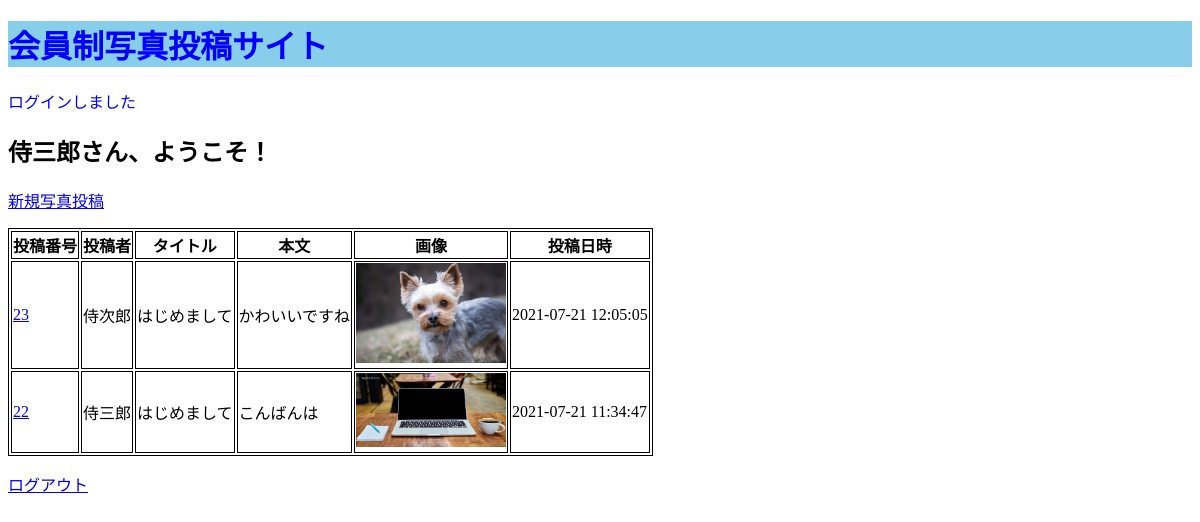
The page /bbs/top.php (signed in) on the database its author committed.
### tables this page shows
CREATE TABLE `posts` (
  `id` int(11) NOT NULL AUTO_INCREMENT,
  `user_id` int(11) NOT NULL,
  `title` varchar(255) NOT NULL,
  `content` varchar(255) NOT NULL,
  `image` varchar(255) NOT NULL,
  `created_at` timestamp NOT NULL DEFAULT CURRENT_TIMESTAMP ON UPDATE CURRENT_TIMESTAMP,
  PRIMARY KEY (`id`),
  KEY `user_id` (`user_id`),
  CONSTRAINT `posts_ibfk_1` FOREIGN KEY (`user_id`) REFERENCES `users` (`id`) ON DELETE CASCADE ON UPDATE CASCADE
);

CREATE TABLE `users` (
  `id` int(11) NOT NULL AUTO_INCREMENT,
  `name` varchar(255) NOT NULL,
  `email` varchar(255) NOT NULL,
  `password` varchar(255) NOT NULL,
  `admin_flag` int(11) NOT NULL,
  `created_at` timestamp NOT NULL DEFAULT CURRENT_TIMESTAMP,
  `updated_at` timestamp NOT NULL DEFAULT '0000-00-00 00:00:00',
  PRIMARY KEY (`id`),
  UNIQUE KEY `email` (`email`)
);

### bbs/top.php (called while the page is built, shortened)
<?php
    $login_user = $_SESSION['login_user'];
    $flash_message = $_SESSION['flash_message'];
    $posts = Post::all();
    include_once 'views/top_view.php';

### bbs/models/Post.php (called while the page is built, shortened)
<?php
    class Post extends Model{
        public static function all(){
            try {
                $pdo = self::get_connection();
                $stmt = $pdo->query('SELECT posts.id, users.name, posts.title, posts.content, posts.image, posts.created_at FROM posts JOIN users ON posts.user_id = users.id ORDER BY posts.id desc');
                $stmt->setFetchMode(PDO::FETCH_CLASS|PDO::FETCH_PROPS_LATE, 'Post');
                $posts = $stmt->fetchAll();
                return $posts;
            } catch (PDOException $e) {
                return 'PDO exception: ' . $e->getMessage();
            }
        }
    }

### bbs/views/top_view.php (the view, shortened to what this page needs)
<!DOCTYPE html>
<html lang="ja">
    <head>
        <link rel="stylesheet" href="style.css">
    </head>
    <body>
        <h1>会員制写真投稿サイト</h1>
        <?php if($flash_message !== null): ?>
        <P class="message"><?= $flash_message ?></P>
        <?php endif; ?>
        <h2><?= $login_user->name ?>さん、ようこそ！</h2>
        <p><a href="post_create.php">新規写真投稿</a></p>
        <?php if(count($posts)=== 0): ?>
        <P>まだ投稿は1件もありません</P>
        <?php else: ?>
        <table>
            <tr>
                <th>投稿番号</th>
                <th>投稿者</th>
                <th>タイトル</th>
                <th>本文</th>
                <th>画像</th>
                <th>投稿日時</th>
            </tr>
            <?php foreach($posts as $post): ?>
            <tr>
                <td><a href="show.php?id=<?= $post->id ?>"><?= $post->id ?></a></td>
                <td><?= $post->name ?></td>
                <td><?= $post->title ?></td>
                <td><?= $post->content ?></td>
                <td><img src="upload/<?= $post->image ?>" alt="<?= $post->image ?>"></td>
                <td><?= $post->created_at ?></td>
            </tr>
            <?php endforeach; ?>
        </table>
        <?php endif; ?>
        <p><a href="logout.php">ログアウト</a></p>
    </body>
</html>

### bbs/style.css (style rules this page uses)
h1 { color: blue; background-color: skyblue; }
.message { color: blue; }
table, tr, th, td { border: solid 1px; }
td img { width: 150px; }

### rows shown on the page
posts: id "23", user.name "侍次郎", title "はじめまして", content "かわいいですね", image (picture), created_at "2021-07-21 12:05:05"
posts: id "22", user.name "侍三郎", title "はじめまして", content "こんばんは", image (picture), created_at "2021-07-21 11:34:47"

### other values the page prints
$flash_message "ログインしました"
$login_user->name "侍三郎"
